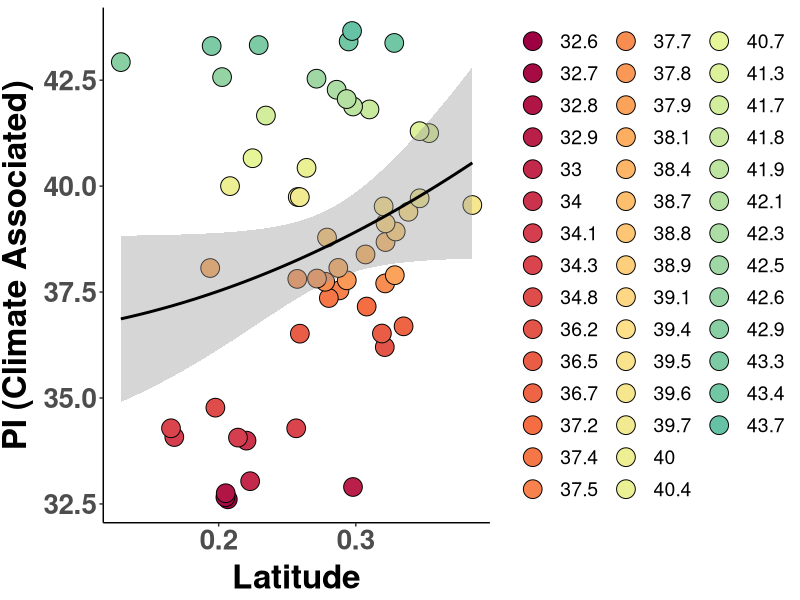
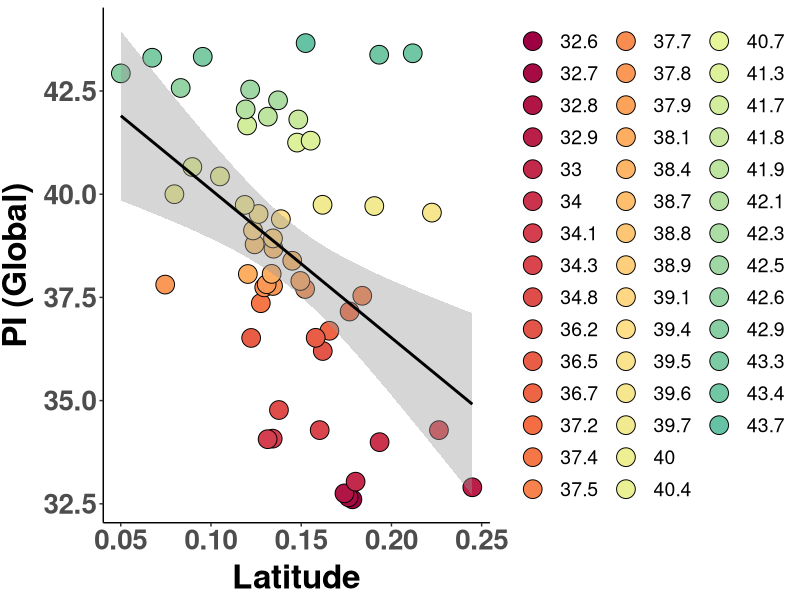
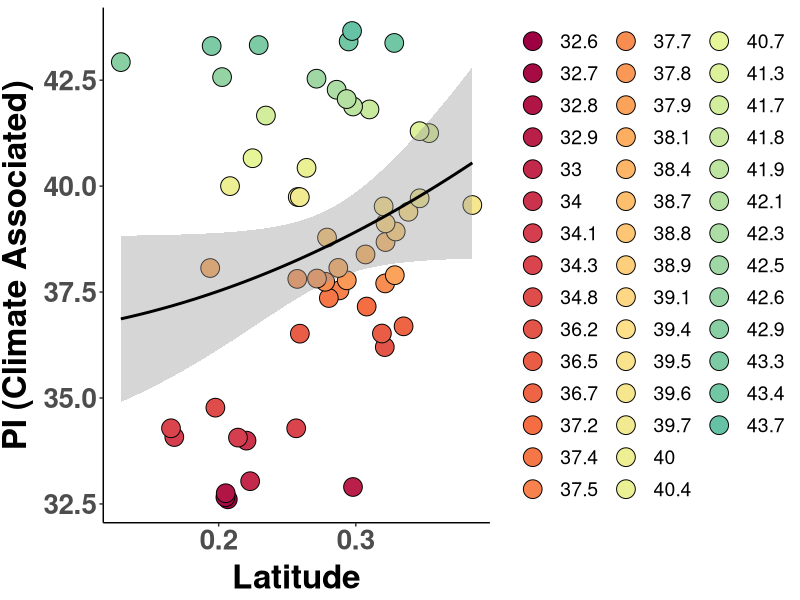
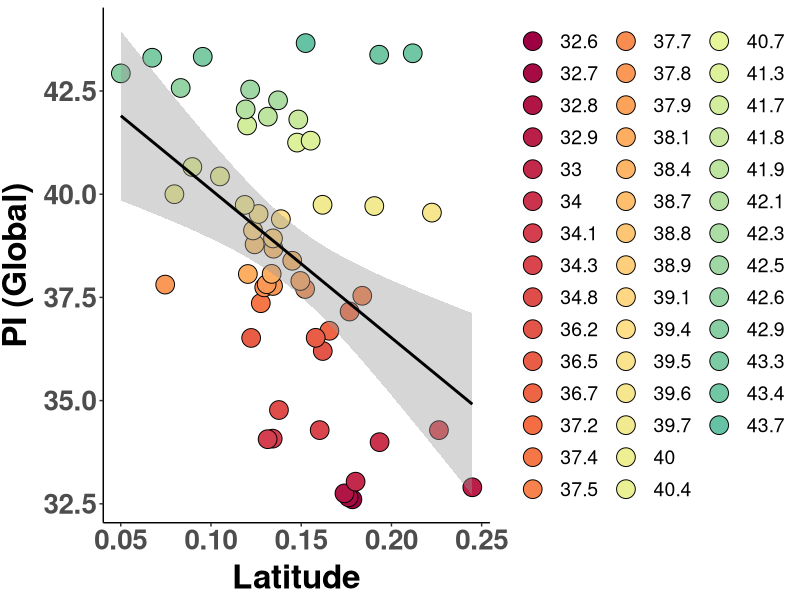

These charts were generated, in order, by the following R code:
##################################################################################
## Pi Latitude Plots
## Author Daniel Anstett
## 
## 
## Last Modified Jan 20, 2023
###################################################################################
#Library install and import
library(tidyverse) 
library(car)
library(ggrepel)
library(RColorBrewer)

###################################################################################
#Import data & Prepare data frame
#Baseline & Timeseries
all_pop <- read_csv("data/genomic_data/Baseline_Timeseries_pops_final2.csv")%>% filter(Paper_ID<56)

#Pi
pi_df <- read_csv("data/genomic_data/baseline_pi.csv")
pi_all_pop <-left_join(all_pop,pi_df,by=c("Paper_ID"="Site"))
###################################################################################

#stats
lm1 <- lm(pi_snp_set~Lat,data=pi_all_pop)
summary(lm1)
Anova(lm1,type="III")

lm2 <- lm(pi_snp_set~poly(Lat,2),data=pi_all_pop)
summary(lm2)
Anova(lm2,type="III")

lm3 <- lm(pi_all_snps~Lat,data=pi_all_pop)
summary(lm3)
Anova(lm3,type="III")






###########################################################################################################
#Make Latitude-pi graphs

# N-S color gradient
lat_cols=colorRampPalette(brewer.pal(10,"Spectral"))
n.sites <- length(unique(pi_all_pop$Site_Name))
color.list <- lat_cols(n.sites)


#Median slope vs. lambda.mean.recovery
ggplot(pi_all_pop, aes(x=pi_snp_set, y=Lat)) + 
  geom_point(aes(fill=as.factor(round(Lat, 1))),shape=21,size =6)+
  stat_smooth(method =lm,color="black",formula = y ~ I(x^2))+
  scale_y_continuous(name="PI (Climate Associated)")+
  scale_x_continuous(name="Latitude")+
  #,breaks=c(0.025,0.03,0.035,0.04,0.045))+
  scale_fill_manual(values=color.list) +
  theme_classic() + theme(
    axis.text.x = element_text(size=20, face="bold"),
    axis.text.y = element_text(size=20,face="bold"),
    axis.title.x = element_text(color="black", size=24, vjust = 0.5, face="bold"),
    axis.title.y = element_text(color="black", size=24,vjust = 1.7, face="bold",hjust=0.5),
    legend.title = element_blank(),
    legend.text = element_text(size = 14),  # Increase the size of the legend text
    legend.key.size = unit(2, "lines"),  # Increase the size of the legend dots
    legend.key.height = unit(1.6, "lines") #Reduce height
  )
ggsave("Graphs/Pi_latitude/1_lat_pi_snp_set.pdf",width=10, height = 6, units = "in")


#Median slope vs. lambda.mean.recovery
ggplot(pi_all_pop, aes(x=pi_all_snps, y=Lat)) + 
  geom_point(aes(fill=as.factor(round(Lat, 1))),shape=21,size =6)+
  stat_smooth(method =lm,color="black")+
  scale_y_continuous(name="PI (Global)")+
  scale_x_continuous(name="Latitude")+
  #,breaks=c(0.025,0.03,0.035,0.04,0.045))+
  scale_fill_manual(values=color.list) +
  theme_classic() + theme(
    axis.text.x = element_text(size=20, face="bold"),
    axis.text.y = element_text(size=20,face="bold"),
    axis.title.x = element_text(color="black", size=24, vjust = 0.5, face="bold"),
    axis.title.y = element_text(color="black", size=24,vjust = 1.7, face="bold",hjust=0.5),
    legend.title = element_blank(),
    legend.text = element_text(size = 14),  # Increase the size of the legend text
    legend.key.size = unit(2, "lines"),  # Increase the size of the legend dots
    legend.key.height = unit(1.6, "lines") #Reduce height
  )
ggsave("Graphs/Pi_latitude/2_lat_pi_global.pdf",width=10, height = 6, units = "in")

